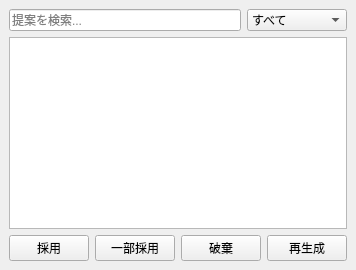
<?xml version="1.0" encoding="UTF-8"?>
<ui version="4.0">
 <class>ProposalQueueDock</class>
 <widget class="QDockWidget" name="dockProposalQueue">
  <property name="windowTitle"><string>提案キュー</string></property>
  <widget class="QWidget" name="dockProposalQueueContents"><layout class="QVBoxLayout" name="verticalLayout_proposal"><item><layout class="QHBoxLayout" name="horizontalLayout_proposalFilter"><item><widget class="QLineEdit" name="proposalSearchEdit"><property name="placeholderText"><string>提案を検索...</string></property></widget></item><item><widget class="QComboBox" name="proposalStatusFilterCombo"><item><property name="text"><string>すべて</string></property></item><item><property name="text"><string>レビュー待ち</string></property></item><item><property name="text"><string>採用済み</string></property></item><item><property name="text"><string>却下</string></property></item></widget></item></layout></item><item><widget class="QListView" name="proposalListView"/></item><item><layout class="QHBoxLayout" name="horizontalLayout_proposalButtons"><item><widget class="QPushButton" name="proposalAcceptButton"><property name="text"><string>採用</string></property></widget></item><item><widget class="QPushButton" name="proposalPartialAcceptButton"><property name="text"><string>一部採用</string></property></widget></item><item><widget class="QPushButton" name="proposalRejectButton"><property name="text"><string>破棄</string></property></widget></item><item><widget class="QPushButton" name="proposalRegenerateButton"><property name="text"><string>再生成</string></property></widget></item></layout></item></layout></widget>
 </widget>
 <resources/>
 <connections/>
</ui>
